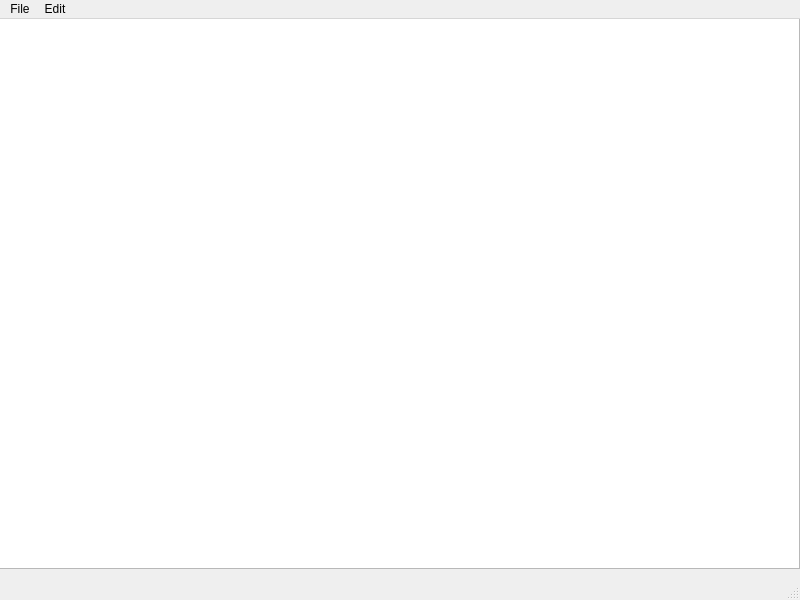
<?xml version="1.0" encoding="UTF-8"?>
<ui version="4.0">
 <class>MainWindow</class>
 <widget class="QMainWindow" name="MainWindow">
  <property name="geometry">
   <rect>
    <x>0</x>
    <y>0</y>
    <width>800</width>
    <height>600</height>
   </rect>
  </property>
  <property name="windowTitle">
   <string>MainWindow</string>
  </property>
  <widget class="QWidget" name="centralwidget">
   <widget class="QWidget" name="verticalLayoutWidget">
    <property name="geometry">
     <rect>
      <x>-1</x>
      <y>-1</y>
      <width>801</width>
      <height>551</height>
     </rect>
    </property>
    <layout class="QVBoxLayout" name="verticalLayout">
     <item>
      <widget class="QTextEdit" name="textEdit"/>
     </item>
    </layout>
   </widget>
  </widget>
  <widget class="QMenuBar" name="menubar">
   <property name="geometry">
    <rect>
     <x>0</x>
     <y>0</y>
     <width>800</width>
     <height>23</height>
    </rect>
   </property>
   <widget class="QMenu" name="menuFile">
    <property name="title">
     <string>File</string>
    </property>
    <addaction name="actionNew"/>
    <addaction name="actionOpen"/>
    <addaction name="separator"/>
    <addaction name="actionSave_as"/>
    <addaction name="actionPrint"/>
    <addaction name="separator"/>
    <addaction name="actionExit"/>
   </widget>
   <widget class="QMenu" name="menuEdit">
    <property name="title">
     <string>Edit</string>
    </property>
    <addaction name="actionCopy"/>
    <addaction name="actionPaste"/>
    <addaction name="actionCut"/>
    <addaction name="separator"/>
    <addaction name="actionUndo"/>
    <addaction name="actionRedo"/>
   </widget>
   <addaction name="menuFile"/>
   <addaction name="menuEdit"/>
  </widget>
  <widget class="QStatusBar" name="statusbar"/>
  <action name="actionNew">
   <property name="icon">
    <iconset resource="Resources.qrc">
     <normaloff>:/imgs/icon/new.ico</normaloff>:/imgs/icon/new.ico</iconset>
   </property>
   <property name="text">
    <string>New</string>
   </property>
  </action>
  <action name="actionOpen">
   <property name="icon">
    <iconset resource="Resources.qrc">
     <normaloff>:/imgs/icon/open.ico</normaloff>:/imgs/icon/open.ico</iconset>
   </property>
   <property name="text">
    <string>Open</string>
   </property>
  </action>
  <action name="actionSave_as">
   <property name="icon">
    <iconset>
     <normaloff>:/imgs/save.ico</normaloff>
     <normalon>:/imgs/icon/save.ico</normalon>:/imgs/save.ico</iconset>
   </property>
   <property name="text">
    <string>Save as</string>
   </property>
  </action>
  <action name="actionPrint">
   <property name="icon">
    <iconset resource="Resources.qrc">
     <normaloff>:/imgs/icon/print.ico</normaloff>:/imgs/icon/print.ico</iconset>
   </property>
   <property name="text">
    <string>Print</string>
   </property>
  </action>
  <action name="actionExit">
   <property name="icon">
    <iconset resource="Resources.qrc">
     <normaloff>:/imgs/icon/exit.ico</normaloff>:/imgs/icon/exit.ico</iconset>
   </property>
   <property name="text">
    <string>Exit</string>
   </property>
  </action>
  <action name="actionCopy">
   <property name="icon">
    <iconset resource="Resources.qrc">
     <normaloff>:/imgs/icon/copy.ico</normaloff>:/imgs/icon/copy.ico</iconset>
   </property>
   <property name="text">
    <string>Copy</string>
   </property>
  </action>
  <action name="actionPaste">
   <property name="icon">
    <iconset>
     <normalon>:/imgs/icon/paste.ico</normalon>
    </iconset>
   </property>
   <property name="text">
    <string>Paste</string>
   </property>
  </action>
  <action name="actionCut">
   <property name="icon">
    <iconset>
     <normaloff>:/imgs/cut.ico</normaloff>
     <normalon>:/imgs/icon/cut.ico</normalon>:/imgs/cut.ico</iconset>
   </property>
   <property name="text">
    <string>Cut</string>
   </property>
  </action>
  <action name="actionUndo">
   <property name="icon">
    <iconset>
     <normaloff>:/imgs/undo.ico</normaloff>
     <normalon>:/imgs/icon/undo.ico</normalon>:/imgs/undo.ico</iconset>
   </property>
   <property name="text">
    <string>Undo</string>
   </property>
  </action>
  <action name="actionRedo">
   <property name="icon">
    <iconset>
     <normaloff>:/imgs/redo.ico</normaloff>
     <normalon>:/imgs/icon/redo.ico</normalon>:/imgs/redo.ico</iconset>
   </property>
   <property name="text">
    <string>Redo</string>
   </property>
  </action>
 </widget>
 <resources>
  <include location="Resources.qrc"/>
 </resources>
 <connections/>
</ui>
